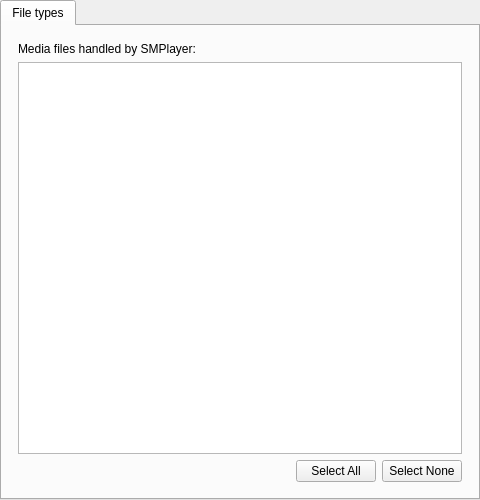
<?xml version="1.0" encoding="UTF-8"?>
<ui version="4.0">
 <class>TAssociations</class>
 <widget class="QWidget" name="TAssociations">
  <property name="geometry">
   <rect>
    <x>0</x>
    <y>0</y>
    <width>480</width>
    <height>500</height>
   </rect>
  </property>
  <layout class="QGridLayout">
   <property name="margin">
    <number>0</number>
   </property>
   <property name="spacing">
    <number>0</number>
   </property>
   <item row="0" column="0">
    <widget class="QTabWidget" name="tabWidget">
     <property name="currentIndex">
      <number>0</number>
     </property>
     <widget class="QWidget" name="tab_2">
      <attribute name="title">
       <string>File types</string>
      </attribute>
      <layout class="QGridLayout">
       <property name="horizontalSpacing">
        <number>16</number>
       </property>
       <property name="margin">
        <number>16</number>
       </property>
       <item row="0" column="0">
        <widget class="QLabel" name="textLabel">
         <property name="text">
          <string>Media files handled by SMPlayer:</string>
         </property>
         <property name="alignment">
          <set>Qt::AlignVCenter</set>
         </property>
         <property name="wordWrap">
          <bool>true</bool>
         </property>
        </widget>
       </item>
       <item row="1" column="0">
        <widget class="QListWidget" name="listWidget">
         <property name="editTriggers">
          <set>QAbstractItemView::DoubleClicked|QAbstractItemView::EditKeyPressed</set>
         </property>
         <property name="selectionMode">
          <enum>QAbstractItemView::MultiSelection</enum>
         </property>
         <property name="viewMode">
          <enum>QListView::ListMode</enum>
         </property>
         <property name="uniformItemSizes">
          <bool>true</bool>
         </property>
         <property name="sortingEnabled">
          <bool>true</bool>
         </property>
        </widget>
       </item>
       <item row="2" column="0">
        <layout class="QHBoxLayout">
         <property name="spacing">
          <number>6</number>
         </property>
         <property name="margin">
          <number>0</number>
         </property>
         <item>
          <spacer>
           <property name="orientation">
            <enum>Qt::Horizontal</enum>
           </property>
           <property name="sizeHint" stdset="0">
            <size>
             <width>311</width>
             <height>20</height>
            </size>
           </property>
          </spacer>
         </item>
         <item>
          <widget class="QPushButton" name="selectAll">
           <property name="text">
            <string>Select All</string>
           </property>
          </widget>
         </item>
         <item>
          <widget class="QPushButton" name="selectNone">
           <property name="text">
            <string>Select None</string>
           </property>
          </widget>
         </item>
        </layout>
       </item>
      </layout>
     </widget>
    </widget>
   </item>
  </layout>
 </widget>
 <resources/>
 <connections/>
</ui>
